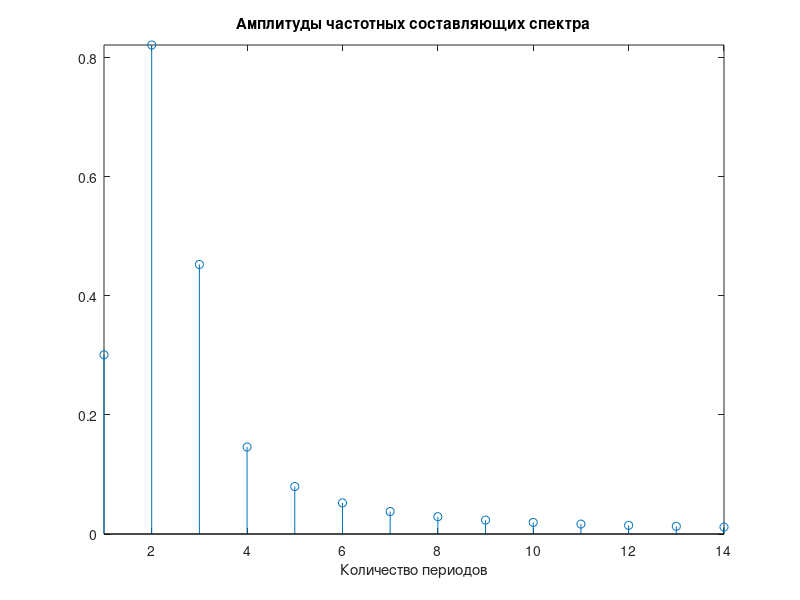
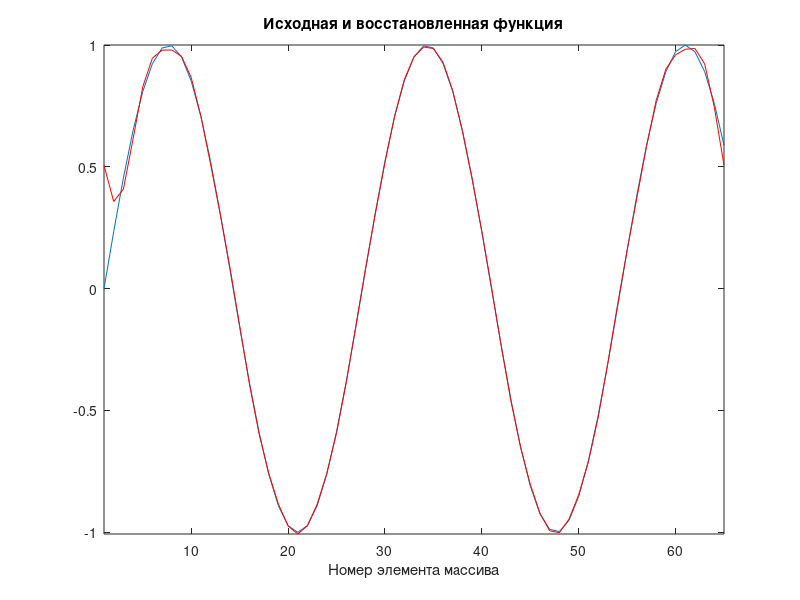

Here is the MATLAB script that generated these plots, in order:
%Разложение функции t^p в комплексный ряд Фурье
%в дискретизированном виде на интервале [0,T]

clc;
%T=0.9*pi; 
T=5; 
N=64; %количество значений функции на интервале [0,T]
M=14; %количество членов ряда Фурье
p=4; %показатель степени функции x^p 
kp=2.4;%количество периодов гармонического сигнала
C0=0;
for i=1:N+1 %генерация модельной функции
   %f(i)=sin(2*pi*kp*(i-1)/N); % гармоническая функция 
%    x(i)= T*(i-1)/N;%для интервала от 0 до Т 
x(i)=(2*T*(((i-1-N/2))/N));
f(i)=sin(2*pi*kp*(i-1)/N); % гармоническая функция 
   %f(i)=sin(x(i));
   % f(i)=(x(i)*cos(x(i)));
   % f(i)=abs(x(i));

   % x(i)=T*(((i-1))/N); %для интервала от 0 до Т
%    f(i)= (x(i))^p; %функция t^p  
   % f(i)=x(i)*exp(x(i)); 
   % f(i)=sinh(x(i));
    C0=C0+f(i);
end
C0=C0*(2/N);
for k=1:M
   C(k)=0; 
end   
for i=1:N+1
    for k=1:M
    C(k)=C(k)+f(i)*exp(-j*2*pi*k*(i-1)/N);    
    end
end
for k=1:M
C(k)=C(k)*(2/N);
end 
%Вычисление и отображение спектра амплитуд (начало)
for k=1:M 
Cab(k)=abs(C(k));%коэффициенты Cab(k)- комплексные числа вида a+jb, 
%функция abs вычисляет sqrt(a^2+b^2 )
end
k=1:M;
figure 
plot(k,Cab);
stem(Cab(1:M)); %вывод графика  дискретной последовательности данных
axis([1 8 -0.2 1.2]);%задание осей: [xmin xmax ymin ymax]
title('Амплитуды частотных составляющих спектра');
xlabel('Количество периодов')
axis tight;
%Вычисление и отображение спектра амплитуд (конец) 
for i=1:N+1
    y(i)=0;   
    for k=1:M    
    y(i)=y(i)+C(k)*exp(j*2*pi*k*(i-1)/N);  
    end
    y(i)=C0/2+y(i); 
end 
i=1:N+1;
figure
plot(i,f);
axis tight;
title('Исходная и восстановленная функция')
xlabel('Номер элемента массива')
hold on;
plot(i,real(y),'r-');
axis tight;
hold off;



for i=2:N
  dy(i)=real(y(i))-f(i);%абсолютная погрешность восстановления
end

dy_proc=dy/(max(f)-min(f))*100;
CKO=std(dy);
CKO_proc=std(dy_proc)%СКО в процентах

pause
close all;
clear;